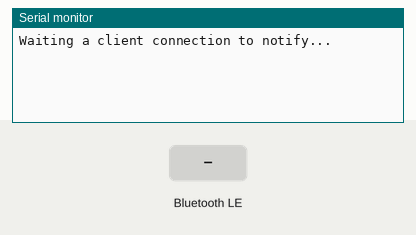
A sketch run on a simulated ESP32. Parts: the last lines printed to the serial monitor. Inputs (shaded band) come from the test bench. Nothing arrives over Bluetooth unless stated; a phone connects over Bluetooth LE 3 s after start.

Above: at 1.2 s.
1.3 s: Bluetooth LE write "NAME" received
At 2.0 s:
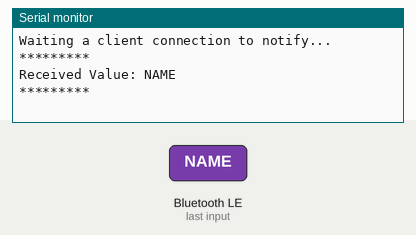
2.8 s: Bluetooth LE write "delete" received
At 4.0 s:
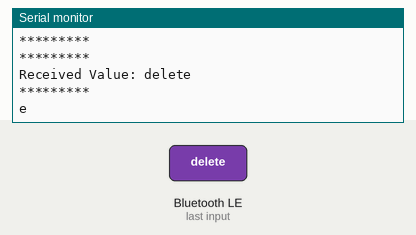
4.3 s: Bluetooth LE write "1" received
At 5.5 s:
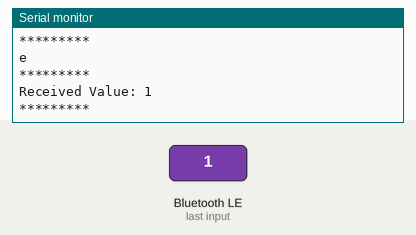

The sketch:

btONLY.ino
```cpp
/*
   The design of creating the BLE server is:
   1. Create a BLE Server
   2. Create a BLE Service
   3. Create a BLE Characteristic on the Service
   4. Create a BLE Descriptor on the characteristic
   5. Start the service.
   6. Start advertising.

   In this example rxValue is the data received (only accessible inside that function).
   And txValue is the data to be sent, in this example just a byte incremented every second.
*/
#include <BLEDevice.h>
#include <BLEServer.h>
#include <BLEUtils.h>
#include <BLE2902.h>

BLEServer *pServer = NULL;
BLECharacteristic *pTxCharacteristic;
bool deviceConnected = false;
bool oldDeviceConnected = false;
uint8_t txValue = 0;
String receivedString;
String musicName = "";
// See the following for generating UUIDs:
// https://www.uuidgenerator.net/

#define SERVICE_UUID "00001234-0000-1000-8000-00805f9b34fb" // UART service UUID
#define CHARACTERISTIC_UUID_RX "00001235-0000-1000-8000-00805f9b34fb"
#define CHARACTERISTIC_UUID_TX "00001236-0000-1000-8000-00805f9b34fb"

class MyServerCallbacks : public BLEServerCallbacks
{
    void onConnect(BLEServer *pServer)
    {
        deviceConnected = true;
    };

    void onDisconnect(BLEServer *pServer)
    {
        deviceConnected = false;
    }
};

class MyCallbacks : public BLECharacteristicCallbacks
{
    void onWrite(BLECharacteristic *pCharacteristic)
    {
        std::string rxValue = pCharacteristic->getValue();
        receivedString = "";
        if (rxValue.length() > 0)
        {
            Serial.println("*********");
            Serial.print("Received Value: ");
            for (int i = 0; i < rxValue.length(); i++)
            {
                Serial.print(rxValue[i]);
                receivedString += rxValue[i];
            }
            Serial.println();
            Serial.println("*********");
            if (receivedString.indexOf("NAME") > -1)
            {
                musicName = receivedString.substring(receivedString.indexOf("NAME") + 4);
                Serial.println(musicName);
            }
            if (receivedString.indexOf("delete") > -1)
            {
                musicName = receivedString.substring(receivedString.indexOf("NAME") + 6);
                Serial.println(musicName);
            }
        }
    }
};

void setup()
{
    Serial.begin(115200);

    // Create the BLE Device
    BLEDevice::init("JM Music Player");

    // Create the BLE Server
    pServer = BLEDevice::createServer();
    pServer->setCallbacks(new MyServerCallbacks());

    // Create the BLE Service
    BLEService *pService = pServer->createService(SERVICE_UUID);

    // Create a BLE Characteristic
    pTxCharacteristic = pService->createCharacteristic(
        CHARACTERISTIC_UUID_TX,
          BLECharacteristic::PROPERTY_READ | BLECharacteristic::PROPERTY_WRITE |BLECharacteristic::PROPERTY_NOTIFY);

    pTxCharacteristic->addDescriptor(new BLE2902());

    BLECharacteristic *pRxCharacteristic = pService->createCharacteristic(
        CHARACTERISTIC_UUID_RX,
        BLECharacteristic::PROPERTY_READ | BLECharacteristic::PROPERTY_WRITE | BLECharacteristic::PROPERTY_NOTIFY);

    pRxCharacteristic->setCallbacks(new MyCallbacks());

    // Start the service
    pService->start();

    // Start advertising
    pServer->getAdvertising()->start();
    Serial.println("Waiting a client connection to notify...");
}

void loop()
{

    if (deviceConnected)
    {
        pTxCharacteristic->setValue(&txValue, 1);
        pTxCharacteristic->notify();
        txValue++;
        delay(10); // bluetooth stack will go into congestion, if too many packets are sent
    }

    // disconnecting
    if (!deviceConnected && oldDeviceConnected)
    {
        delay(1000);                 // give the bluetooth stack the chance to get things ready
        pServer->startAdvertising(); // restart advertising
        Serial.println("start advertising");
        oldDeviceConnected = deviceConnected;
    }
    // connecting
    if (deviceConnected && !oldDeviceConnected)
    {
        // do stuff here on connecting
        oldDeviceConnected = deviceConnected;
    }
}
```

Measured:
- after the input at 1.3 s, the serial monitor: prints a new line after 0.05 s (image 1)
- after the input at 2.8 s, the serial monitor: prints a new line after 0.05 s (image 2)
- after the input at 4.3 s, the serial monitor: prints a new line after 0.05 s (image 3)
